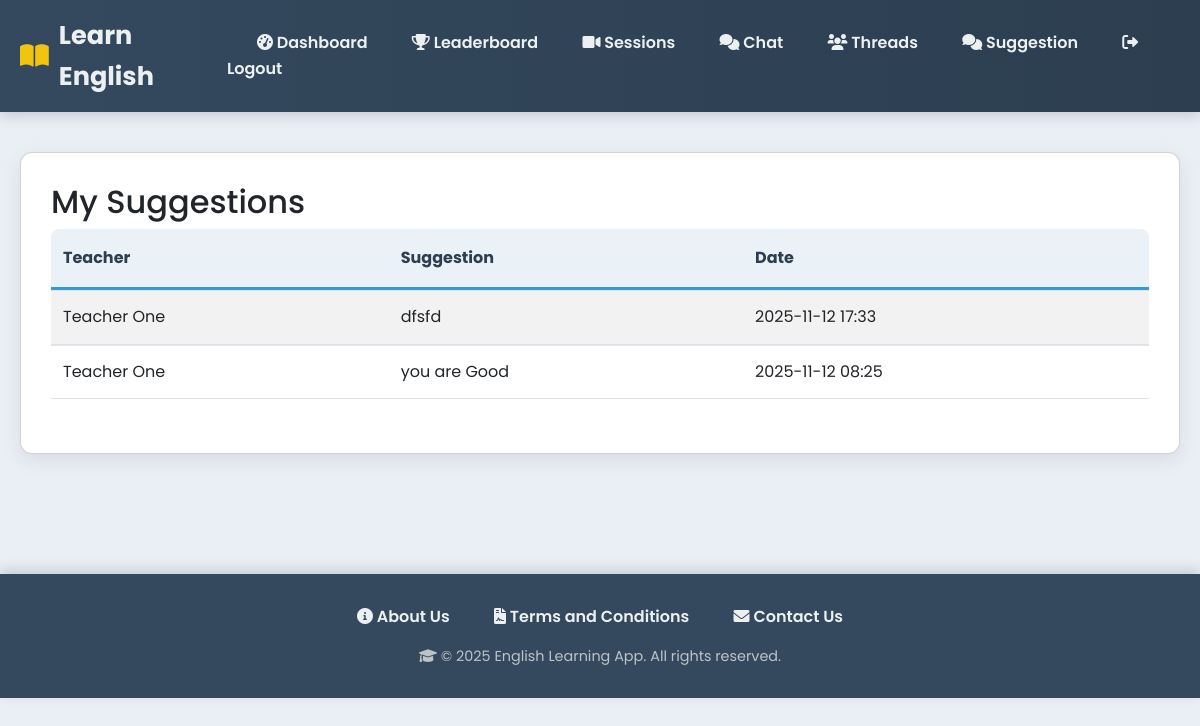
/student/suggestions/ (signed in), run on the app's committed database.
### myapp/models.py (models this page shows, shortened)
class TeacherSuggestion(models.Model):
    teacher = models.ForeignKey(
        'UserRegister',
        on_delete=models.CASCADE,
        limit_choices_to={'usertype': 'teacher'},
        related_name='given_suggestions'
    )
    student = models.ForeignKey(
        'UserRegister',
        on_delete=models.CASCADE,
        limit_choices_to={'usertype': 'student'},
        related_name='received_suggestions'
    )
    suggestion_text = models.TextField()
    created_at = models.DateTimeField(default=timezone.now)
    updated_at = models.DateTimeField(auto_now=True)

class UserRegister(models.Model):
    USER_TYPE_CHOICES = [
        ('student', 'Student'),
        ('teacher', 'Teacher/Tutor'),
    ]
    user_id = models.AutoField(primary_key=True)
    full_name = models.CharField(max_length=100)
    username = models.CharField(max_length=50, unique=True)
    email = models.EmailField(unique=True)
    phone = models.CharField(max_length=15, unique=True)
    password_hash = models.CharField(max_length=255)
    usertype = models.CharField(max_length=20, choices=USER_TYPE_CHOICES, default='student')
    created_at = models.DateTimeField(default=timezone.now)

### myapp/views.py (the view)
# urls.py: path('student/suggestions/', views.student_suggestions, name='student_suggestions'),
def student_suggestions(request):
    if not request.session.get("user_id") or request.session.get("usertype") != "student":
        return redirect("login")
    student_id = request.session.get("user_id")
    suggestions = TeacherSuggestion.objects.filter(student_id=student_id).order_by('-created_at')
    return render(request, 'student_suggestions.html', {'suggestions': suggestions})

### templates/student_suggestions.html
{% extends "base.html" %}
{% block content %}
<div class="card">
<h2>My Suggestions</h2>
{% if suggestions %}
<table class="table table-striped">
    <thead>
        <tr>
            <th>Teacher</th>
            <th>Suggestion</th>
            <th>Date</th>
        </tr>
    </thead>
    <tbody>
        {% for suggestion in suggestions %}
        <tr>
            <td>{{ suggestion.teacher.full_name }}</td>
            <td>{{ suggestion.suggestion_text }}</td>
            <td>{{ suggestion.created_at|date:"Y-m-d H:i" }}</td>
        </tr>
        {% endfor %}
    </tbody>
</table>
{% else %}
<p>You have no suggestions yet.</p>
{% endif %}
</div>
{% endblock %}

### templates/base.html (style rules this page uses)
body { font-family: 'Poppins', 'Segoe UI', Tahoma, Geneva, Verdana, sans-serif; margin: 0; padding: 0; background: #e9eff5; color: #2c3e50; line-height: 1.6; }
.table { width: 100%; margin-bottom: 1.5rem; color: #34495e; border-collapse: separate; border-spacing: 0; }
.table thead th { vertical-align: bottom; border-bottom: 3px solid #3498db; padding: 1rem 0.75rem; text-align: left; background-color: #eaf1f7; font-weight: 700; color: #2c3e50; }
.table thead tr:first-child th:first-child { border-top-left-radius: 8px; }
.table thead tr:first-child th:last-child { border-top-right-radius: 8px; }
.table tbody td { padding: 0.85rem 0.75rem; vertical-align: middle; border-top: 1px solid #e0e6ec; text-align: left; }
.table tbody tr:nth-of-type(odd) { background-color: #ffffff; }
.table tbody tr:nth-of-type(even) { background-color: rgba(52, 152, 219, 0.05); }
.card { background: #ffffff; padding: 30px; margin-bottom: 30px; border-radius: 12px; box-shadow: 0 6px 20px rgba(0,0,0,0.08); }
.table th, .table td { vertical-align: middle; text-align: center; }

### data on the page
TeacherSuggestion: teacher.full_name "Teacher One", suggestion_text "dfsfd", created_at "2025-11-12 17:33"
TeacherSuggestion: teacher.full_name "Teacher One", suggestion_text "you are Good", created_at "2025-11-12 08:25"
